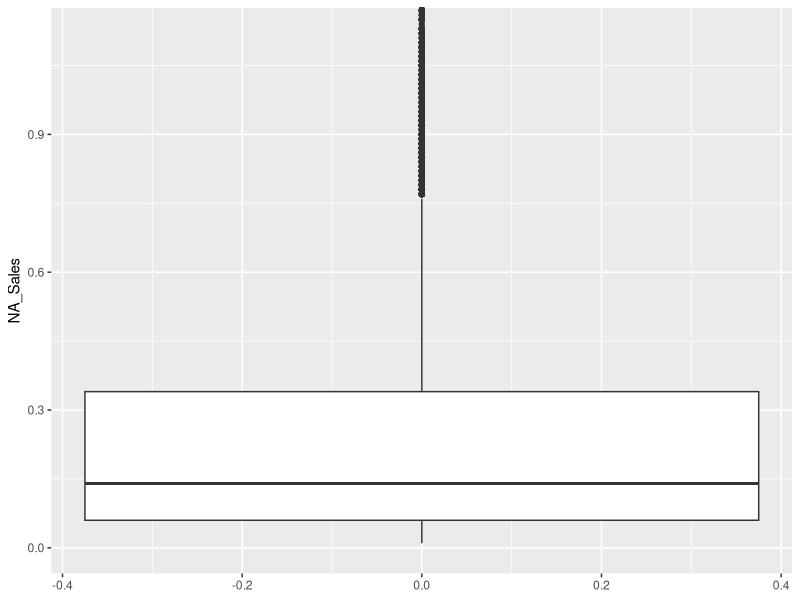
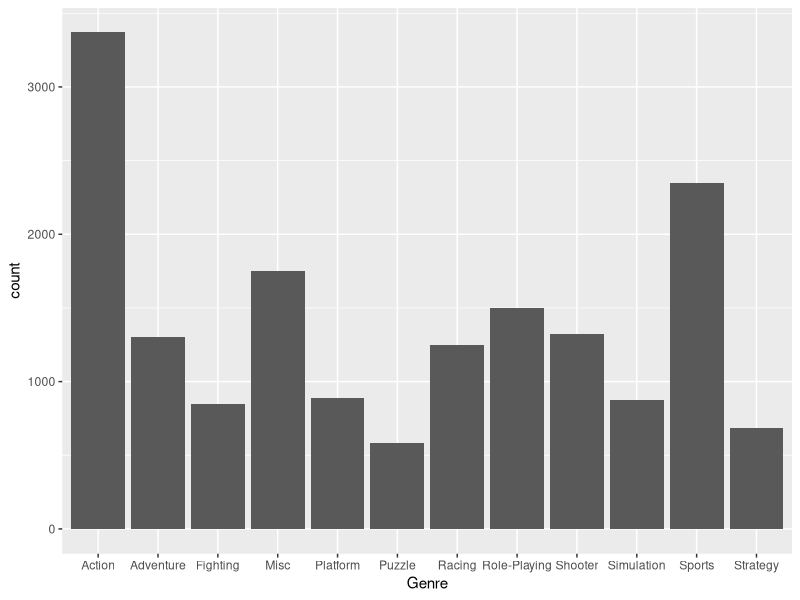

The R script that drew these images, in order: (Note: this script raises an error after producing the figures.)
## ---- chunk 1
#Loading Libraries
library(tidyverse)

#Loading Dataset
vgs <- read.csv('replaced variables.csv')

#Transforming variables to appropriate data types
vgs$NA_Sales<-as.numeric(vgs$NA_Sales)
vgs$EU_Sales<-as.numeric(vgs$EU_Sales)
vgs$JP_Sales<-as.numeric(vgs$JP_Sales)
vgs$Other_Sales<-as.numeric(vgs$Other_Sales)
vgs$Platform <- as.factor(vgs$Platform)
vgs$Publisher <- as.factor(vgs$Genre)
vgs$Genre <- as.factor(vgs$Genre)
vgs$Developer <- as.factor(vgs$Developer)
vgs$Rating <- as.factor(vgs$Rating)
vgs$Year_of_Release <- as.factor(vgs$Year_of_Release)
vgs$User_Score <- as.numeric(vgs$User_Score)
vgs$Name <- as.character(vgs$Name)
vgs$User_Score <- vgs$User_Score * 10

#Replacing empty entries with NA
vgs$Rating[vgs$Rating %in% c("")]<- NA
vgs$Rating <-factor(vgs$Rating)
vgs$Developer[vgs$Developer %in% c("")]<- NA
vgs$Developer <-factor(vgs$Developer)
vgs$Genre[vgs$Genre %in% c("")]<- NA
vgs$Genre <-factor(vgs$Genre)
vgs <- filter(vgs, Name != "")
## ---- chunk 2
summary(vgs$NA_Sales, na.rm = TRUE) # summarize the variable NA_Sales
sd(vgs$NA_Sales, na.rm = TRUE) # find the standard deviation
IQR(vgs$NA_Sales, na.rm = TRUE) # find the IQR
nasmildthreshold = (.28*1.5) + .28 # mild threshold
print(nasmildthreshold)
nasmaxthreshold = (.28*3) + .28 # extreme threshold
print(nasmaxthreshold)
sum(vgs$NA_Sales>nasmaxthreshold, na.rm = TRUE) # number of observations above the max threshold
ggplot(data = vgs, aes(y = NA_Sales)) + geom_boxplot() + coord_cartesian(ylim = c(0, 1.12))
## ---- chunk 3
vgs$Genre[vgs$Genre %in% c("")]<- NA
freq_genre <- table(vgs$Genre)
rel_freq_genre <- table(vgs$Genre)/nrow(vgs)
ggplot(data = vgs) + geom_bar(mapping = aes(x = Genre))
## ---- chunk 4
twoway <- addmargins(table(vgs$Rating, vgs$Genre))
twoway

vgs_filtered<-filter(vgs, na.action=na.omit)
ggplot(vgs, aes(y=Rating, x=Genre, size = )) + geom_boxplot()

ggplot(vgs, aes(fill=Rating, y=Rating, x=Genre)) + geom_bar(position= 'stack', stat='identity') + ylab('Count') + xlab('Genre') + theme(axis.text.x=element_text(angle = -90, vjust = 0.5))
## ---- chunk 5
summary(vgs$NA_Sales) #summary statistics of North American sales
table(vgs$Genre) #Frequency table of Video Game Genres
nasalesiqr <- IQR(vgs$NA_Sales, na.rm = TRUE) #Calculating the IQR of NA_Sales
highoutlier <- 0.340+(1.5*nasalesiqr) #High outlier formula
boxplot(vgs$NA_Sales~vgs$Genre, main = "North American Sales By Genre", xlab =
          "Genre", ylab = "North American Sales", ylim = c(0,0.8))
## ---- chunk 6
ggplot(vgs, aes(Critic_Score, NA_Sales)) + geom_point() +ylab('NA Sales') + xlab('Critic Score') + ylim(0, 20)
